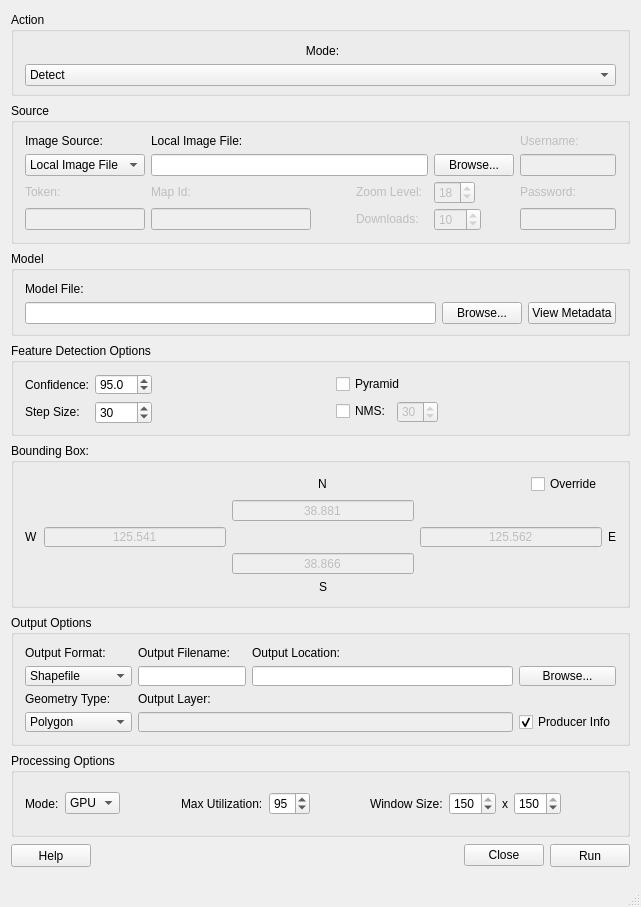
<?xml version="1.0" encoding="UTF-8"?>
<ui version="4.0">
 <class>MainWindow</class>
 <widget class="QMainWindow" name="MainWindow">
  <property name="enabled">
   <bool>true</bool>
  </property>
  <property name="geometry">
   <rect>
    <x>0</x>
    <y>0</y>
    <width>637</width>
    <height>907</height>
   </rect>
  </property>
  <property name="windowTitle">
   <string>OpenSkyNet</string>
  </property>
  <property name="windowIcon">
   <iconset>
    <normaloff>../../../../Downloads/openskynet_icon.png</normaloff>
    <normalon>../../../../Downloads/openskynet_icon.png</normalon>../../../../Downloads/openskynet_icon.png</iconset>
  </property>
  <property name="windowOpacity">
   <double>100.000000000000000</double>
  </property>
  <widget class="QWidget" name="centralWidget">
   <layout class="QGridLayout" name="gridLayout">
    <item row="5" column="0" colspan="5">
     <widget class="QGroupBox" name="modelGroupBox">
      <property name="sizePolicy">
       <sizepolicy hsizetype="Preferred" vsizetype="Preferred">
        <horstretch>0</horstretch>
        <verstretch>0</verstretch>
       </sizepolicy>
      </property>
      <property name="minimumSize">
       <size>
        <width>0</width>
        <height>85</height>
       </size>
      </property>
      <property name="maximumSize">
       <size>
        <width>16777215</width>
        <height>85</height>
       </size>
      </property>
      <property name="title">
       <string>Model</string>
      </property>
      <property name="alignment">
       <set>Qt::AlignLeading|Qt::AlignLeft|Qt::AlignTop</set>
      </property>
      <property name="flat">
       <bool>true</bool>
      </property>
      <layout class="QGridLayout" name="gridLayout_4">
       <item row="1" column="1">
        <widget class="QPushButton" name="modelFileBrowseButton">
         <property name="sizePolicy">
          <sizepolicy hsizetype="Minimum" vsizetype="Fixed">
           <horstretch>0</horstretch>
           <verstretch>0</verstretch>
          </sizepolicy>
         </property>
         <property name="minimumSize">
          <size>
           <width>80</width>
           <height>22</height>
          </size>
         </property>
         <property name="toolTip">
          <string>Browse for a model file</string>
         </property>
         <property name="text">
          <string>Browse...</string>
         </property>
        </widget>
       </item>
       <item row="0" column="0">
        <widget class="QLabel" name="modelFileLabel">
         <property name="sizePolicy">
          <sizepolicy hsizetype="Fixed" vsizetype="Preferred">
           <horstretch>0</horstretch>
           <verstretch>0</verstretch>
          </sizepolicy>
         </property>
         <property name="text">
          <string>Model File:</string>
         </property>
        </widget>
       </item>
       <item row="1" column="0">
        <widget class="QLineEdit" name="modelFileLineEdit">
         <property name="minimumSize">
          <size>
           <width>0</width>
           <height>22</height>
          </size>
         </property>
         <property name="toolTip">
          <string>The path to the GBDXM model file that the job will use</string>
         </property>
        </widget>
       </item>
       <item row="1" column="2">
        <widget class="QPushButton" name="viewMetadataButton">
         <property name="sizePolicy">
          <sizepolicy hsizetype="Minimum" vsizetype="Fixed">
           <horstretch>0</horstretch>
           <verstretch>0</verstretch>
          </sizepolicy>
         </property>
         <property name="minimumSize">
          <size>
           <width>80</width>
           <height>22</height>
          </size>
         </property>
         <property name="toolTip">
          <string>Display the model's metadata</string>
         </property>
         <property name="text">
          <string>View Metadata</string>
         </property>
        </widget>
       </item>
      </layout>
     </widget>
    </item>
    <item row="9" column="0" colspan="5">
     <widget class="QGroupBox" name="processingOptionsGroupBox">
      <property name="minimumSize">
       <size>
        <width>0</width>
        <height>81</height>
       </size>
      </property>
      <property name="maximumSize">
       <size>
        <width>16777215</width>
        <height>84</height>
       </size>
      </property>
      <property name="title">
       <string>Processing Options</string>
      </property>
      <property name="alignment">
       <set>Qt::AlignLeading|Qt::AlignLeft|Qt::AlignTop</set>
      </property>
      <property name="flat">
       <bool>true</bool>
      </property>
      <layout class="QGridLayout" name="gridLayout_8">
       <item row="0" column="7">
        <spacer name="processingOptionsSpacer2">
         <property name="orientation">
          <enum>Qt::Horizontal</enum>
         </property>
         <property name="sizeHint" stdset="0">
          <size>
           <width>40</width>
           <height>20</height>
          </size>
         </property>
        </spacer>
       </item>
       <item row="0" column="0">
        <widget class="QLabel" name="processingModeLabel">
         <property name="text">
          <string>Mode:</string>
         </property>
        </widget>
       </item>
       <item row="0" column="15">
        <spacer name="processingOptionsGroupBox_2">
         <property name="orientation">
          <enum>Qt::Horizontal</enum>
         </property>
         <property name="sizeHint" stdset="0">
          <size>
           <width>40</width>
           <height>20</height>
          </size>
         </property>
        </spacer>
       </item>
       <item row="0" column="2">
        <spacer name="processingOptionsSpacer1">
         <property name="orientation">
          <enum>Qt::Horizontal</enum>
         </property>
         <property name="sizeHint" stdset="0">
          <size>
           <width>40</width>
           <height>20</height>
          </size>
         </property>
        </spacer>
       </item>
       <item row="0" column="4">
        <widget class="QLabel" name="maxUtilizationLabel">
         <property name="text">
          <string>Max Utilization:</string>
         </property>
        </widget>
       </item>
       <item row="0" column="6">
        <widget class="QSpinBox" name="maxUtilizationSpinBox">
         <property name="toolTip">
          <string>The maximum amount of GPU memory OpenSpaceNet will use.</string>
         </property>
         <property name="value">
          <number>95</number>
         </property>
        </widget>
       </item>
       <item row="0" column="9">
        <widget class="QSpinBox" name="windowSizeSpinBox1">
         <property name="toolTip">
          <string>The width of the model's window</string>
         </property>
         <property name="maximum">
          <number>150</number>
         </property>
         <property name="value">
          <number>150</number>
         </property>
        </widget>
       </item>
       <item row="0" column="8">
        <widget class="QLabel" name="windowSizeLabel">
         <property name="text">
          <string>Window Size:</string>
         </property>
        </widget>
       </item>
       <item row="0" column="11">
        <widget class="QSpinBox" name="windowSizeSpinBox2">
         <property name="toolTip">
          <string>The height of the model's window</string>
         </property>
         <property name="maximum">
          <number>150</number>
         </property>
         <property name="value">
          <number>150</number>
         </property>
        </widget>
       </item>
       <item row="0" column="1">
        <widget class="QComboBox" name="processingModeComboBox">
         <property name="toolTip">
          <string>Whether the GPU or CPU will be used for processing the job</string>
         </property>
         <item>
          <property name="text">
           <string>GPU</string>
          </property>
         </item>
         <item>
          <property name="text">
           <string>CPU</string>
          </property>
         </item>
        </widget>
       </item>
       <item row="0" column="10">
        <widget class="QLabel" name="windowSizeXLabel">
         <property name="text">
          <string>x</string>
         </property>
         <property name="alignment">
          <set>Qt::AlignCenter</set>
         </property>
        </widget>
       </item>
      </layout>
     </widget>
    </item>
    <item row="0" column="0" colspan="5">
     <widget class="QGroupBox" name="actionGroupBox">
      <property name="minimumSize">
       <size>
        <width>619</width>
        <height>84</height>
       </size>
      </property>
      <property name="maximumSize">
       <size>
        <width>16777215</width>
        <height>84</height>
       </size>
      </property>
      <property name="title">
       <string>Action</string>
      </property>
      <property name="flat">
       <bool>true</bool>
      </property>
      <layout class="QGridLayout" name="gridLayout_2">
       <item row="0" column="0">
        <widget class="QLabel" name="modeLabel">
         <property name="minimumSize">
          <size>
           <width>595</width>
           <height>15</height>
          </size>
         </property>
         <property name="layoutDirection">
          <enum>Qt::LeftToRight</enum>
         </property>
         <property name="frameShadow">
          <enum>QFrame::Plain</enum>
         </property>
         <property name="text">
          <string>Mode:</string>
         </property>
         <property name="alignment">
          <set>Qt::AlignCenter</set>
         </property>
        </widget>
       </item>
       <item row="1" column="0">
        <widget class="QComboBox" name="modeComboBox">
         <property name="minimumSize">
          <size>
           <width>0</width>
           <height>22</height>
          </size>
         </property>
         <property name="toolTip">
          <string>The mode the job will use</string>
         </property>
         <property name="statusTip">
          <string/>
         </property>
         <item>
          <property name="text">
           <string>Detect</string>
          </property>
         </item>
         <item>
          <property name="text">
           <string>Landcover</string>
          </property>
         </item>
        </widget>
       </item>
      </layout>
     </widget>
    </item>
    <item row="7" column="0" colspan="5">
     <widget class="QGroupBox" name="outputOptionsGroupBox">
      <property name="minimumSize">
       <size>
        <width>619</width>
        <height>165</height>
       </size>
      </property>
      <property name="maximumSize">
       <size>
        <width>16777215</width>
        <height>165</height>
       </size>
      </property>
      <property name="title">
       <string>Bounding Box:</string>
      </property>
      <property name="alignment">
       <set>Qt::AlignLeading|Qt::AlignLeft|Qt::AlignTop</set>
      </property>
      <property name="flat">
       <bool>false</bool>
      </property>
      <layout class="QGridLayout" name="gridLayout_6">
       <item row="2" column="4">
        <widget class="QLabel" name="bboxELabel">
         <property name="text">
          <string>E</string>
         </property>
        </widget>
       </item>
       <item row="3" column="2">
        <widget class="QLineEdit" name="bboxSouthLineEdit">
         <property name="enabled">
          <bool>false</bool>
         </property>
         <property name="toolTip">
          <string>South latitude</string>
         </property>
         <property name="inputMethodHints">
          <set>Qt::ImhDigitsOnly</set>
         </property>
         <property name="text">
          <string>38.866</string>
         </property>
         <property name="alignment">
          <set>Qt::AlignCenter</set>
         </property>
        </widget>
       </item>
       <item row="2" column="1">
        <widget class="QLineEdit" name="bboxWestLineEdit">
         <property name="enabled">
          <bool>false</bool>
         </property>
         <property name="toolTip">
          <string>West longitude</string>
         </property>
         <property name="inputMethodHints">
          <set>Qt::ImhDigitsOnly</set>
         </property>
         <property name="text">
          <string>125.541</string>
         </property>
         <property name="alignment">
          <set>Qt::AlignCenter</set>
         </property>
        </widget>
       </item>
       <item row="4" column="2" alignment="Qt::AlignHCenter">
        <widget class="QLabel" name="bboxSLabel">
         <property name="text">
          <string>S</string>
         </property>
        </widget>
       </item>
       <item row="0" column="2" alignment="Qt::AlignHCenter">
        <widget class="QLabel" name="bboxNLabel">
         <property name="sizePolicy">
          <sizepolicy hsizetype="Fixed" vsizetype="Fixed">
           <horstretch>0</horstretch>
           <verstretch>0</verstretch>
          </sizepolicy>
         </property>
         <property name="minimumSize">
          <size>
           <width>0</width>
           <height>20</height>
          </size>
         </property>
         <property name="text">
          <string>N</string>
         </property>
        </widget>
       </item>
       <item row="2" column="0" alignment="Qt::AlignRight">
        <widget class="QLabel" name="bboxWLabel">
         <property name="text">
          <string>W</string>
         </property>
        </widget>
       </item>
       <item row="1" column="2">
        <widget class="QLineEdit" name="bboxNorthLineEdit">
         <property name="enabled">
          <bool>false</bool>
         </property>
         <property name="toolTip">
          <string>North latitude</string>
         </property>
         <property name="inputMethodHints">
          <set>Qt::ImhDigitsOnly|Qt::ImhFormattedNumbersOnly|Qt::ImhPreferNumbers</set>
         </property>
         <property name="text">
          <string>38.881</string>
         </property>
         <property name="alignment">
          <set>Qt::AlignCenter</set>
         </property>
        </widget>
       </item>
       <item row="2" column="3">
        <widget class="QLineEdit" name="bboxEastLineEdit">
         <property name="enabled">
          <bool>false</bool>
         </property>
         <property name="toolTip">
          <string>East longitude</string>
         </property>
         <property name="inputMethodHints">
          <set>Qt::ImhDigitsOnly</set>
         </property>
         <property name="text">
          <string>125.562</string>
         </property>
         <property name="alignment">
          <set>Qt::AlignCenter</set>
         </property>
        </widget>
       </item>
       <item row="0" column="3" alignment="Qt::AlignRight">
        <widget class="QCheckBox" name="bboxOverrideCheckBox">
         <property name="sizePolicy">
          <sizepolicy hsizetype="Fixed" vsizetype="Fixed">
           <horstretch>0</horstretch>
           <verstretch>0</verstretch>
          </sizepolicy>
         </property>
         <property name="minimumSize">
          <size>
           <width>71</width>
           <height>20</height>
          </size>
         </property>
         <property name="maximumSize">
          <size>
           <width>71</width>
           <height>20</height>
          </size>
         </property>
         <property name="toolTip">
          <string>Whether to enable the bounding box for the local image file</string>
         </property>
         <property name="text">
          <string>Override</string>
         </property>
        </widget>
       </item>
      </layout>
      <zorder>bboxEastLineEdit</zorder>
      <zorder>bboxWestLineEdit</zorder>
      <zorder>bboxSouthLineEdit</zorder>
      <zorder>bboxNLabel</zorder>
      <zorder>bboxWLabel</zorder>
      <zorder>bboxELabel</zorder>
      <zorder>bboxSLabel</zorder>
      <zorder>bboxNorthLineEdit</zorder>
      <zorder>bboxOverrideCheckBox</zorder>
     </widget>
    </item>
    <item row="10" column="4">
     <widget class="QPushButton" name="runPushButton">
      <property name="minimumSize">
       <size>
        <width>0</width>
        <height>23</height>
       </size>
      </property>
      <property name="toolTip">
       <string>Run the job</string>
      </property>
      <property name="text">
       <string>Run</string>
      </property>
     </widget>
    </item>
    <item row="6" column="0" colspan="5">
     <widget class="QGroupBox" name="featureDetectionOptionsGroupBox">
      <property name="minimumSize">
       <size>
        <width>0</width>
        <height>93</height>
       </size>
      </property>
      <property name="maximumSize">
       <size>
        <width>16777215</width>
        <height>93</height>
       </size>
      </property>
      <property name="title">
       <string>Feature Detection Options</string>
      </property>
      <property name="alignment">
       <set>Qt::AlignLeading|Qt::AlignLeft|Qt::AlignTop</set>
      </property>
      <property name="flat">
       <bool>true</bool>
      </property>
      <layout class="QGridLayout" name="gridLayout_5">
       <item row="1" column="1">
        <widget class="QSpinBox" name="stepSizeSpinBox">
         <property name="minimumSize">
          <size>
           <width>0</width>
           <height>23</height>
          </size>
         </property>
         <property name="toolTip">
          <string>The sliding window step size</string>
         </property>
         <property name="value">
          <number>30</number>
         </property>
        </widget>
       </item>
       <item row="1" column="3" alignment="Qt::AlignLeft">
        <widget class="QCheckBox" name="nmsCheckBox">
         <property name="toolTip">
          <string>Whether to perform non-maximum suppression on the job output</string>
         </property>
         <property name="text">
          <string>NMS:</string>
         </property>
        </widget>
       </item>
       <item row="0" column="3" colspan="2" alignment="Qt::AlignLeft">
        <widget class="QCheckBox" name="pyramidCheckBox">
         <property name="toolTip">
          <string>Whether to use pyramids in feature detection</string>
         </property>
         <property name="text">
          <string>Pyramid</string>
         </property>
        </widget>
       </item>
       <item row="0" column="0">
        <widget class="QLabel" name="confidenceLabel">
         <property name="text">
          <string>Confidence:</string>
         </property>
        </widget>
       </item>
       <item row="1" column="0">
        <widget class="QLabel" name="stepSizeLabel">
         <property name="text">
          <string>Step Size:</string>
         </property>
        </widget>
       </item>
       <item row="1" column="4" alignment="Qt::AlignLeft">
        <widget class="QSpinBox" name="nmsSpinBox">
         <property name="enabled">
          <bool>false</bool>
         </property>
         <property name="minimumSize">
          <size>
           <width>0</width>
           <height>22</height>
          </size>
         </property>
         <property name="toolTip">
          <string>The level of non-maximum suppression to use on the job output</string>
         </property>
         <property name="readOnly">
          <bool>false</bool>
         </property>
         <property name="value">
          <number>30</number>
         </property>
        </widget>
       </item>
       <item row="1" column="2">
        <spacer name="featureDetectionOptionsSpacer1">
         <property name="orientation">
          <enum>Qt::Horizontal</enum>
         </property>
         <property name="sizeHint" stdset="0">
          <size>
           <width>40</width>
           <height>20</height>
          </size>
         </property>
        </spacer>
       </item>
       <item row="1" column="5">
        <spacer name="featuredetectionOptionSpacer2">
         <property name="orientation">
          <enum>Qt::Horizontal</enum>
         </property>
         <property name="sizeHint" stdset="0">
          <size>
           <width>40</width>
           <height>20</height>
          </size>
         </property>
        </spacer>
       </item>
       <item row="0" column="1">
        <widget class="QDoubleSpinBox" name="confidenceSpinBox">
         <property name="toolTip">
          <string>The minimum percent score for results to be included in the job output</string>
         </property>
         <property name="decimals">
          <number>1</number>
         </property>
         <property name="maximum">
          <double>100.000000000000000</double>
         </property>
         <property name="singleStep">
          <double>0.100000000000000</double>
         </property>
         <property name="value">
          <double>95.000000000000000</double>
         </property>
        </widget>
       </item>
      </layout>
     </widget>
    </item>
    <item row="10" column="0">
     <widget class="QPushButton" name="helpPushButton">
      <property name="minimumSize">
       <size>
        <width>0</width>
        <height>23</height>
       </size>
      </property>
      <property name="toolTip">
       <string>View OpenSpaceNet documentation</string>
      </property>
      <property name="text">
       <string>Help</string>
      </property>
     </widget>
    </item>
    <item row="10" column="2">
     <spacer name="helpRunSpacer">
      <property name="orientation">
       <enum>Qt::Horizontal</enum>
      </property>
      <property name="sizeHint" stdset="0">
       <size>
        <width>40</width>
        <height>20</height>
       </size>
      </property>
     </spacer>
    </item>
    <item row="8" column="0" colspan="5">
     <widget class="QGroupBox" name="outputOptionsGroupBox_2">
      <property name="minimumSize">
       <size>
        <width>0</width>
        <height>131</height>
       </size>
      </property>
      <property name="maximumSize">
       <size>
        <width>16777215</width>
        <height>131</height>
       </size>
      </property>
      <property name="title">
       <string>Output Options</string>
      </property>
      <property name="alignment">
       <set>Qt::AlignLeading|Qt::AlignLeft|Qt::AlignTop</set>
      </property>
      <property name="flat">
       <bool>true</bool>
      </property>
      <layout class="QGridLayout" name="gridLayout_7">
       <item row="4" column="2">
        <widget class="QLabel" name="outputLocationLabel">
         <property name="text">
          <string>Output Location:</string>
         </property>
        </widget>
       </item>
       <item row="7" column="2">
        <widget class="QLineEdit" name="outputLocationLineEdit">
         <property name="toolTip">
          <string>The directory where the output files will be placed</string>
         </property>
        </widget>
       </item>
       <item row="10" column="0">
        <widget class="QLabel" name="geometryTypeLabel">
         <property name="text">
          <string>Geometry Type:</string>
         </property>
        </widget>
       </item>
       <item row="11" column="5">
        <widget class="QCheckBox" name="producerInfoCheckBox">
         <property name="toolTip">
          <string>Whether to add producer information to each vector feature</string>
         </property>
         <property name="text">
          <string>Producer Info</string>
         </property>
         <property name="checked">
          <bool>true</bool>
         </property>
        </widget>
       </item>
       <item row="11" column="0">
        <widget class="QComboBox" name="geometryTypeComboBox">
         <property name="toolTip">
          <string>The output geometry type</string>
         </property>
         <item>
          <property name="text">
           <string>Polygon</string>
          </property>
         </item>
         <item>
          <property name="text">
           <string>Point</string>
          </property>
         </item>
        </widget>
       </item>
       <item row="7" column="5">
        <widget class="QPushButton" name="outputLocationBrowseButton">
         <property name="toolTip">
          <string>Browse for an output location</string>
         </property>
         <property name="text">
          <string>Browse...</string>
         </property>
        </widget>
       </item>
       <item row="7" column="0">
        <widget class="QComboBox" name="outputFormatComboBox">
         <property name="toolTip">
          <string>The output vector format</string>
         </property>
         <item>
          <property name="text">
           <string>Shapefile</string>
          </property>
         </item>
         <item>
          <property name="text">
           <string>Elastic Search</string>
          </property>
         </item>
         <item>
          <property name="text">
           <string>GeoJSON</string>
          </property>
         </item>
         <item>
          <property name="text">
           <string>KML</string>
          </property>
         </item>
         <item>
          <property name="text">
           <string>PostGIS</string>
          </property>
         </item>
        </widget>
       </item>
       <item row="4" column="0">
        <widget class="QLabel" name="outputFormatLabel">
         <property name="text">
          <string>Output Format:</string>
         </property>
        </widget>
       </item>
       <item row="7" column="1">
        <widget class="QLineEdit" name="outputFilenameLineEdit">
         <property name="sizePolicy">
          <sizepolicy hsizetype="Maximum" vsizetype="Fixed">
           <horstretch>0</horstretch>
           <verstretch>0</verstretch>
          </sizepolicy>
         </property>
         <property name="maximumSize">
          <size>
           <width>260</width>
           <height>16777215</height>
          </size>
         </property>
         <property name="toolTip">
          <string>The name of the output file</string>
         </property>
        </widget>
       </item>
       <item row="11" column="1" colspan="2">
        <widget class="QLineEdit" name="outputLayerLineEdit">
         <property name="enabled">
          <bool>false</bool>
         </property>
         <property name="toolTip">
          <string>The output layer name</string>
         </property>
        </widget>
       </item>
       <item row="10" column="1">
        <widget class="QLabel" name="outputLayerLabel">
         <property name="text">
          <string>Output Layer:</string>
         </property>
        </widget>
       </item>
       <item row="4" column="1">
        <widget class="QLabel" name="outputFilenameLabel">
         <property name="text">
          <string>Output Filename:</string>
         </property>
        </widget>
       </item>
      </layout>
     </widget>
    </item>
    <item row="4" column="0" colspan="5">
     <widget class="QGroupBox" name="sourceOptionsGroupBox">
      <property name="sizePolicy">
       <sizepolicy hsizetype="Preferred" vsizetype="Maximum">
        <horstretch>0</horstretch>
        <verstretch>0</verstretch>
       </sizepolicy>
      </property>
      <property name="minimumSize">
       <size>
        <width>619</width>
        <height>141</height>
       </size>
      </property>
      <property name="maximumSize">
       <size>
        <width>16777215</width>
        <height>141</height>
       </size>
      </property>
      <property name="title">
       <string>Source</string>
      </property>
      <property name="alignment">
       <set>Qt::AlignLeading|Qt::AlignLeft|Qt::AlignTop</set>
      </property>
      <property name="flat">
       <bool>true</bool>
      </property>
      <layout class="QGridLayout" name="gridLayout_3">
       <item row="1" column="1" colspan="5">
        <widget class="QLineEdit" name="localImageFileLineEdit">
         <property name="sizePolicy">
          <sizepolicy hsizetype="Minimum" vsizetype="Fixed">
           <horstretch>0</horstretch>
           <verstretch>0</verstretch>
          </sizepolicy>
         </property>
         <property name="minimumSize">
          <size>
           <width>0</width>
           <height>22</height>
          </size>
         </property>
         <property name="sizeIncrement">
          <size>
           <width>0</width>
           <height>0</height>
          </size>
         </property>
         <property name="toolTip">
          <string>The path to the local image file the job will process</string>
         </property>
         <property name="toolTipDuration">
          <number>-1</number>
         </property>
         <property name="text">
          <string/>
         </property>
        </widget>
       </item>
       <item row="3" column="0">
        <widget class="QLineEdit" name="tokenLineEdit">
         <property name="enabled">
          <bool>false</bool>
         </property>
         <property name="sizePolicy">
          <sizepolicy hsizetype="Minimum" vsizetype="Fixed">
           <horstretch>0</horstretch>
           <verstretch>0</verstretch>
          </sizepolicy>
         </property>
         <property name="minimumSize">
          <size>
           <width>0</width>
           <height>22</height>
          </size>
         </property>
         <property name="toolTip">
          <string>The API token for the selected web service</string>
         </property>
        </widget>
       </item>
       <item row="0" column="1">
        <widget class="QLabel" name="localImageFileLabel">
         <property name="text">
          <string>Local Image File:</string>
         </property>
        </widget>
       </item>
       <item row="0" column="0">
        <widget class="QLabel" name="imageSourceLabel">
         <property name="text">
          <string>Image Source:</string>
         </property>
         <property name="alignment">
          <set>Qt::AlignLeading|Qt::AlignLeft|Qt::AlignVCenter</set>
         </property>
        </widget>
       </item>
       <item row="0" column="7">
        <widget class="QLabel" name="usernameLabel">
         <property name="enabled">
          <bool>false</bool>
         </property>
         <property name="sizePolicy">
          <sizepolicy hsizetype="Minimum" vsizetype="Preferred">
           <horstretch>0</horstretch>
           <verstretch>0</verstretch>
          </sizepolicy>
         </property>
         <property name="text">
          <string>Username:</string>
         </property>
        </widget>
       </item>
       <item row="2" column="0">
        <widget class="QLabel" name="tokenLabel">
         <property name="enabled">
          <bool>false</bool>
         </property>
         <property name="text">
          <string>Token:</string>
         </property>
        </widget>
       </item>
       <item row="1" column="7">
        <widget class="QLineEdit" name="usernameLineEdit">
         <property name="enabled">
          <bool>false</bool>
         </property>
         <property name="sizePolicy">
          <sizepolicy hsizetype="Expanding" vsizetype="Fixed">
           <horstretch>0</horstretch>
           <verstretch>0</verstretch>
          </sizepolicy>
         </property>
         <property name="minimumSize">
          <size>
           <width>0</width>
           <height>22</height>
          </size>
         </property>
         <property name="maximumSize">
          <size>
           <width>220</width>
           <height>16777215</height>
          </size>
         </property>
         <property name="toolTip">
          <string>Your username for the selected web service</string>
         </property>
        </widget>
       </item>
       <item row="2" column="7">
        <widget class="QLabel" name="passwordLabel">
         <property name="enabled">
          <bool>false</bool>
         </property>
         <property name="sizePolicy">
          <sizepolicy hsizetype="Minimum" vsizetype="Preferred">
           <horstretch>0</horstretch>
           <verstretch>0</verstretch>
          </sizepolicy>
         </property>
         <property name="text">
          <string>Password:</string>
         </property>
        </widget>
       </item>
       <item row="1" column="6" alignment="Qt::AlignLeft">
        <widget class="QPushButton" name="localImageFileBrowseButton">
         <property name="enabled">
          <bool>true</bool>
         </property>
         <property name="sizePolicy">
          <sizepolicy hsizetype="Fixed" vsizetype="Fixed">
           <horstretch>6</horstretch>
           <verstretch>0</verstretch>
          </sizepolicy>
         </property>
         <property name="minimumSize">
          <size>
           <width>0</width>
           <height>22</height>
          </size>
         </property>
         <property name="toolTip">
          <string>Browse for a local image file</string>
         </property>
         <property name="text">
          <string>Browse...</string>
         </property>
        </widget>
       </item>
       <item row="3" column="7">
        <widget class="QLineEdit" name="passwordLineEdit">
         <property name="enabled">
          <bool>false</bool>
         </property>
         <property name="sizePolicy">
          <sizepolicy hsizetype="Expanding" vsizetype="Fixed">
           <horstretch>0</horstretch>
           <verstretch>0</verstretch>
          </sizepolicy>
         </property>
         <property name="minimumSize">
          <size>
           <width>0</width>
           <height>22</height>
          </size>
         </property>
         <property name="maximumSize">
          <size>
           <width>220</width>
           <height>16777215</height>
          </size>
         </property>
         <property name="toolTip">
          <string>Your password for the selected web service</string>
         </property>
         <property name="echoMode">
          <enum>QLineEdit::Password</enum>
         </property>
        </widget>
       </item>
       <item row="1" column="0">
        <widget class="QComboBox" name="imageSourceComboBox">
         <property name="sizePolicy">
          <sizepolicy hsizetype="Minimum" vsizetype="Fixed">
           <horstretch>0</horstretch>
           <verstretch>0</verstretch>
          </sizepolicy>
         </property>
         <property name="minimumSize">
          <size>
           <width>0</width>
           <height>22</height>
          </size>
         </property>
         <property name="toolTip">
          <string>The source of the image processed by the job</string>
         </property>
         <item>
          <property name="text">
           <string>Local Image File</string>
          </property>
         </item>
         <item>
          <property name="text">
           <string>DGCS</string>
          </property>
         </item>
         <item>
          <property name="text">
           <string>EVWHS</string>
          </property>
         </item>
         <item>
          <property name="text">
           <string>MapsAPI</string>
          </property>
         </item>
        </widget>
       </item>
       <item row="3" column="6">
        <widget class="QSpinBox" name="downloadsSpinBox">
         <property name="enabled">
          <bool>false</bool>
         </property>
         <property name="sizePolicy">
          <sizepolicy hsizetype="Maximum" vsizetype="Fixed">
           <horstretch>0</horstretch>
           <verstretch>0</verstretch>
          </sizepolicy>
         </property>
         <property name="minimumSize">
          <size>
           <width>0</width>
           <height>23</height>
          </size>
         </property>
         <property name="toolTip">
          <string>The number of image tiles that will be downloaded simultaneously</string>
         </property>
         <property name="maximum">
          <number>200</number>
         </property>
         <property name="value">
          <number>10</number>
         </property>
        </widget>
       </item>
       <item row="2" column="1">
        <widget class="QLabel" name="mapIdLabel">
         <property name="enabled">
          <bool>false</bool>
         </property>
         <property name="text">
          <string>Map Id:</string>
         </property>
        </widget>
       </item>
       <item row="2" column="6">
        <widget class="QSpinBox" name="zoomSpinBox">
         <property name="enabled">
          <bool>false</bool>
         </property>
         <property name="sizePolicy">
          <sizepolicy hsizetype="Maximum" vsizetype="Fixed">
           <horstretch>0</horstretch>
           <verstretch>0</verstretch>
          </sizepolicy>
         </property>
         <property name="minimumSize">
          <size>
           <width>0</width>
           <height>23</height>
          </size>
         </property>
         <property name="toolTip">
          <string>The zoom level for the selected web service</string>
         </property>
         <property name="maximum">
          <number>22</number>
         </property>
         <property name="value">
          <number>18</number>
         </property>
        </widget>
       </item>
       <item row="2" column="4">
        <widget class="QLabel" name="zoomLabel">
         <property name="enabled">
          <bool>false</bool>
         </property>
         <property name="text">
          <string>Zoom Level:</string>
         </property>
        </widget>
       </item>
       <item row="3" column="1">
        <widget class="QLineEdit" name="mapIdLineEdit">
         <property name="enabled">
          <bool>false</bool>
         </property>
         <property name="sizePolicy">
          <sizepolicy hsizetype="Maximum" vsizetype="Fixed">
           <horstretch>2</horstretch>
           <verstretch>0</verstretch>
          </sizepolicy>
         </property>
         <property name="minimumSize">
          <size>
           <width>160</width>
           <height>22</height>
          </size>
         </property>
         <property name="toolTip">
          <string>The MapsAPI map Id</string>
         </property>
        </widget>
       </item>
       <item row="3" column="4">
        <widget class="QLabel" name="downloadsLabel">
         <property name="enabled">
          <bool>false</bool>
         </property>
         <property name="sizePolicy">
          <sizepolicy hsizetype="Maximum" vsizetype="Preferred">
           <horstretch>0</horstretch>
           <verstretch>0</verstretch>
          </sizepolicy>
         </property>
         <property name="text">
          <string>Downloads:</string>
         </property>
        </widget>
       </item>
       <item row="3" column="3">
        <spacer name="horizontalSpacer">
         <property name="orientation">
          <enum>Qt::Horizontal</enum>
         </property>
         <property name="sizeHint" stdset="0">
          <size>
           <width>40</width>
           <height>20</height>
          </size>
         </property>
        </spacer>
       </item>
      </layout>
     </widget>
    </item>
    <item row="10" column="3">
     <widget class="QPushButton" name="closePushButton">
      <property name="toolTip">
       <string>Close OpenSpaceNet</string>
      </property>
      <property name="text">
       <string>Close</string>
      </property>
     </widget>
    </item>
   </layout>
  </widget>
  <widget class="QMenuBar" name="menuBar">
   <property name="geometry">
    <rect>
     <x>0</x>
     <y>0</y>
     <width>637</width>
     <height>20</height>
    </rect>
   </property>
  </widget>
  <widget class="QStatusBar" name="statusBar"/>
 </widget>
 <layoutdefault spacing="6" margin="11"/>
 <resources/>
 <connections/>
</ui>
